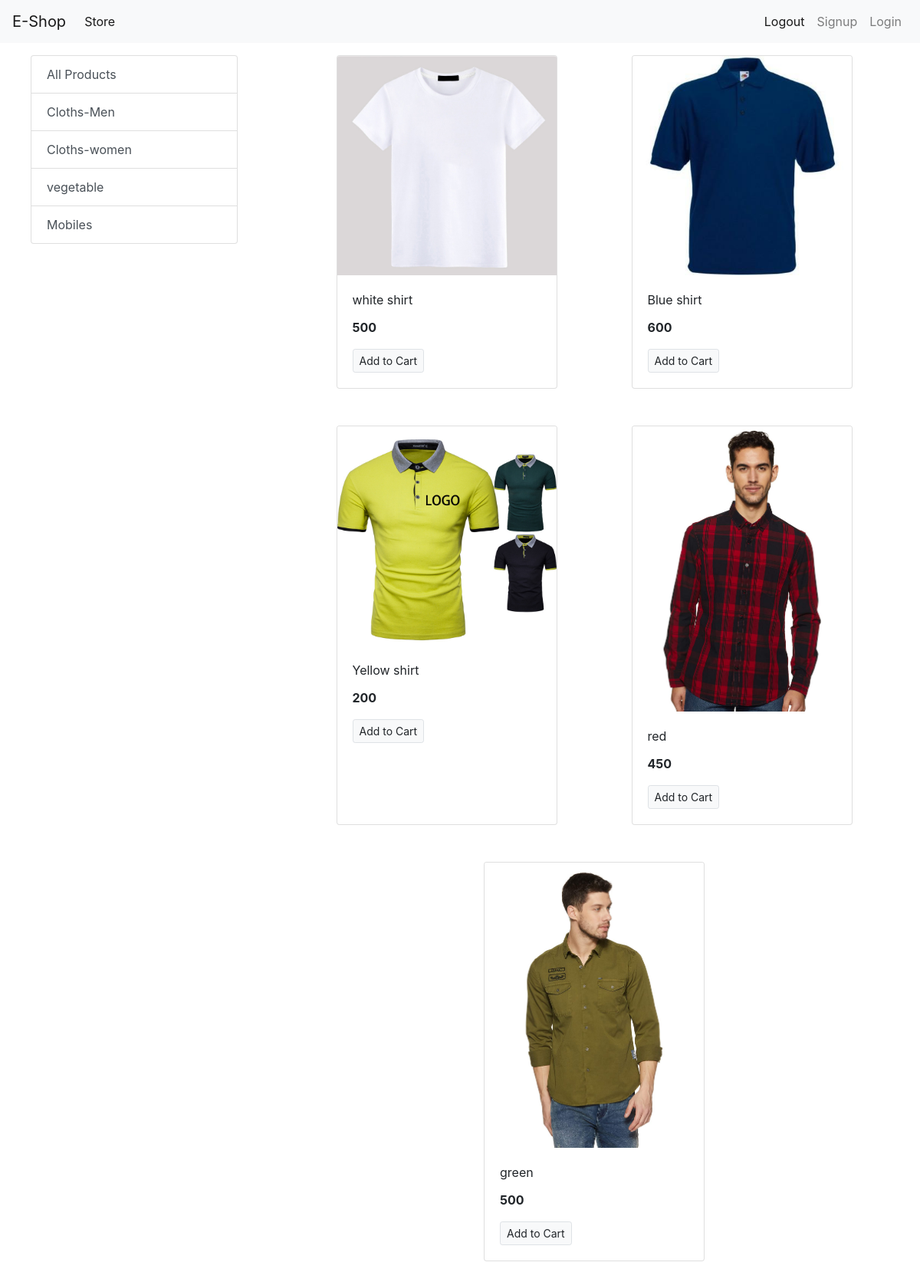
/?category=1, run on the app's committed database.
### store/models/category.py (models this page shows, shortened)
class Category(models.Model):
    name = models.CharField(max_length=20)
    @staticmethod
    def get_all_categories():
        return Category.objects.all()

### store/models/product.py (models this page shows, shortened)
class Product(models.Model):
    name = models.CharField(max_length=50)
    price = models.IntegerField(default=0)
    category = models.ForeignKey(Category, on_delete=models.CASCADE, default=1)
    description = models.CharField(max_length=200, default='', null=True, blank=True)
    image = models.ImageField(upload_to='uploads/products/')
    @staticmethod
    def get_all_products_by_categoryid(category_id):
        if category_id:
            return Product.objects.filter(category = category_id)
        else:
            return Product.get_all_products()

### store/views.py (the view)
# urls.py: path('', index),
def index(request):
    products = None
    categories = Category.get_all_categories()
    categoryID = request.GET.get('category')
    if categoryID:
        products = Product.get_all_products_by_categoryid(categoryID)
    else:
        products = Product.get_all_products();
    data = {}
    data['products'] = products
    data['categories'] = categories
    return render(request, 'index.html', data)

### store/templates/index.html
{% extends 'base.html' %}
{% block content %}
  <div class="container-fluid mt-3">
    <div class="row">
      <div class="col-lg-3 mx-auto">
        <div class="list-group">
          <a href="/" class="list-group-item list-group-item-action">All Products</a>
          {% for category in categories %}
          <a href="/?category={{category.id}}" class="list-group-item list-group-item-action">{{category.name}}</a>
          {% endfor %}
        </div>
      </div>
      <div id='products' class="col-lg-8 mx-auto">
        <div class="row mx-auto">
          {% for product in products %}
          <div class="card mx-auto mb-5" style="width: 18rem;">
            <img src="{{product.image.url}}" class="card-img-top" alt="...">
            <div class="card-body">
              <p class="card-title">{{product.name}}</p>
              <p class="card-text"><b>{{product.price}}</b></p>
              <a href="#" class="btn btn-light border btn-sm">Add to Cart</a>
            </div>
          </div>
          {% endfor %}
        </div>
      </div>
    </div>
  </div>
  {% endblock %}

### data on the page
Category: name "Cloths-Men"
Category: name "Cloths-women"
Category: name "vegetable"
Category: name "Mobiles"
Product: image (picture), name "white shirt", price "500"
Product: image (picture), name "Blue shirt", price "600"
Product: image (picture), name "Yellow shirt", price "200"
Product: image (picture), name "red", price "450"
Product: image (picture), name "green", price "500"
